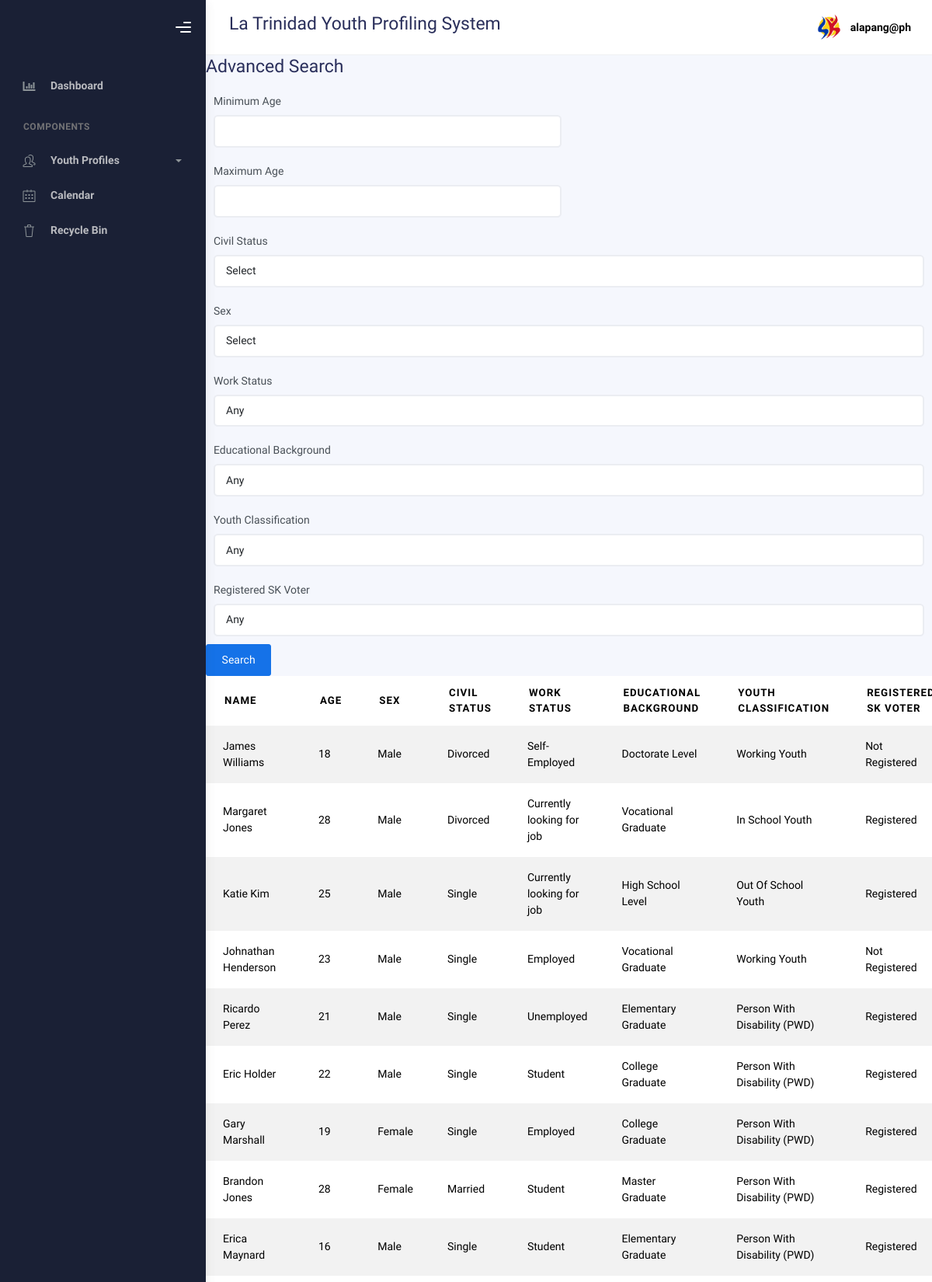
The page /user/advance_search.php (signed in, upper part) on the database its author committed.
### tables this page shows
CREATE TABLE `profiles` (
  `id` int(11) NOT NULL,
  `lname` varchar(100) DEFAULT NULL,
  `fname` varchar(100) DEFAULT NULL,
  `mname` varchar(100) DEFAULT NULL,
  `suffix` varchar(20) DEFAULT NULL,
  `region` varchar(100) DEFAULT NULL,
  `province` varchar(100) DEFAULT NULL,
  `municipality` varchar(100) DEFAULT NULL,
  `barangay` varchar(100) DEFAULT NULL,
  `sitio` varchar(50) DEFAULT NULL,
  `purok` varchar(100) DEFAULT NULL,
  `house_number` varchar(3) DEFAULT NULL,
  `sex` varchar(10) DEFAULT NULL,
  `age` int(11) DEFAULT NULL,
  `youth_with_needs` text DEFAULT NULL,
  `email` varchar(100) DEFAULT NULL,
  `birth_month` varchar(20) DEFAULT NULL,
  `birth_day` varchar(20) DEFAULT NULL,
  `birth_year` varchar(20) DEFAULT NULL,
  `contactnumber` varchar(20) DEFAULT NULL,
  `civil_status` varchar(20) DEFAULT NULL,
  `youth_classification` varchar(100) DEFAULT NULL,
  `age_group` varchar(50) DEFAULT NULL,
  `work_status` varchar(50) DEFAULT NULL,
  `educational_background` varchar(50) DEFAULT NULL,
  `register_sk_voter` varchar(50) DEFAULT NULL,
  `voted_last_election` varchar(3) DEFAULT NULL,
  `national_voter` varchar(50) DEFAULT NULL,
  `attended_kk` varchar(3) DEFAULT NULL,
  `times_attended_kk` int(11) DEFAULT NULL,
  `no_why` varchar(100) DEFAULT NULL,
  `date_created` varchar(50) DEFAULT NULL,
  `barangay_code` varchar(50) DEFAULT NULL
);

### user/advance_search.php (the view, shortened to what this page needs)
<?php
try {
    $pdo = new PDO("mysql:host=localhost;dbname=wis", "root", "");
    $pdo->setAttribute(PDO::ATTR_ERRMODE, PDO::ERRMODE_EXCEPTION);
} catch (PDOException $e) {
    die("Could not connect to the database: " . $e->getMessage());
}
$barangay_code = "";
$searchParams = [
    'age_min' => isset($_POST['age_min']) ? $_POST['age_min'] : (isset($_GET['age_min']) ? $_GET['age_min'] : ''),
    'age_max' => isset($_POST['age_max']) ? $_POST['age_max'] : (isset($_GET['age_max']) ? $_GET['age_max'] : ''),
    'civil_status' => isset($_POST['civil_status']) ? $_POST['civil_status'] : (isset($_GET['civil_status']) ? $_GET['civil_status'] : ''),
    'sex' => isset($_POST['sex']) ? $_POST['sex'] : (isset($_GET['sex']) ? $_GET['sex'] : ''),
    'work_status' => isset($_POST['work_status']) ? $_POST['work_status'] : (isset($_GET['work_status']) ? $_GET['work_status'] : ''),
    'educational_background' => isset($_POST['educational_background']) ? $_POST['educational_background'] : (isset($_GET['educational_background']) ? $_GET['educational_background'] : ''),
    'youth_classification' => isset($_POST['youth_classification']) ? $_POST['youth_classification'] : (isset($_GET['youth_classification']) ? $_GET['youth_classification'] : ''),
    'register_sk_voter' => isset($_POST['register_sk_voter']) ? $_POST['register_sk_voter'] : (isset($_GET['register_sk_voter']) ? $_GET['register_sk_voter'] : '')
];
?>
<!DOCTYPE html>
<html lang="en">
<head>
    <link rel="stylesheet" href="../bootstrap/assets/css/bootstrap.min.css" />
    <link rel="stylesheet" href="../bootstrap/assets/css/plugins.min.css" />
    <link rel="stylesheet" href="../bootstrap/assets/css/kaiadmin.min.css" />
  </head>
  <body>
  <div class="wrapper">
      <div class="sidebar" data-background-color="dark">
        <div class="sidebar-logo">
          <div class="logo-header" data-background-color="dark">
            <div class="nav-toggle">
              <button class="btn btn-toggle toggle-sidebar">
                <i class="gg-menu-right"></i>
              </button>
            </div>
          </div>
        </div>
        <div class="sidebar-wrapper scrollbar scrollbar-inner">
          <div class="sidebar-content">
            <ul class="nav nav-secondary">
            <li class="nav-item">
                <a
                  href="homepage.php"
                  aria-expanded="false"
                >
                  <i class="fas fa-chart-bar"></i>
                  <p>Dashboard</p>
                </a>
              </li>
              <li class="nav-section">
                <h4 class="text-section">Components</h4>
              </li>
              <li class="nav-item">
               <a data-bs-toggle="collapse" href="#tables">
                <i class="fas icon-people"></i>
                <p>Youth Profiles</p>
                <span class="caret"></span>
              </a>
            </li>
              <li class="nav-item">
              <li class="nav-item">
                <a href="calendar.php">
                  <i class="fas icon-calendar"></i>
                  <p>Calendar</p>
                </a>
              </li>
              <li class="nav-item">
                <a href="recycle.php">
                  <i class="fas icon-trash"></i>
                  <p>Recycle Bin</p>
                </a>
              </li>
            </ul>
          </div>
        </div>
      </div>
      <div class="main-panel">
        <div class="main-header">
          <nav
            class="navbar navbar-header navbar-header-transparent navbar-expand-lg border-bottom"
          >
            <div class="container-fluid">
              <h3><?php echo $barangay_code; ?> La Trinidad Youth Profiling System</h3>
              <ul class="navbar-nav topbar-nav ms-md-auto align-items-center">
                <li class="nav-item topbar-user dropdown hidden-caret">
                  <a
                    class="dropdown-toggle profile-pic"
                    data-bs-toggle="dropdown"
                    aria-expanded="false">
                    <div class="avatar-sm">
                  <img src="../bootstrap/assets/img/profile.jpg" alt="..." class="avatar-img rounded-circle" />
                </div>
                <span class="profile-username">
                  <span class="fw-bold"><?php echo $_SESSION['email']; ?></span>
                </span>
              </a>
                </li>
              </ul>
            </div>
          </nav>
        </div>
        <div class="container">
          <div class="content">
                <h3>Advanced Search</h3>
                <form method="POST" action="advance_search.php">
                    <div class="form-row">
                        <div class="form-group col-md-6">
                            <label for="age_min">Minimum Age</label>
                            <input type="number" class="form-control" id="age_min" name="age_min" value="<?php echo htmlspecialchars($searchParams['age_min']); ?>" min="15" max="30">
                        </div>
                        <div class="form-group col-md-6">
                            <label for="age_max">Maximum Age</label>
                            <input type="number" class="form-control" id="age_max" name="age_max" value="<?php echo htmlspecialchars($searchParams['age_max']); ?>" min="15" max="30">
                        </div>
                    </div>
                    <div class="form-group">
                        <label for="civil_status">Civil Status</label>
                        <select class="form-control" id="civil_status" name="civil_status">
                            <option value="">Select</option>
                        </select>
                    </div>
                    <div class="form-group">
                        <label for="sex">Sex</label>
                        <select class="form-control" id="sex" name="sex">
                            <option value="">Select</option>
                        </select>
                    </div>
                    <div class="form-group">
                        <label for="work_status">Work Status</label>
                        <select class="form-control" id="work_status" name="work_status">
                            <option value="">Any</option>
                        </select>
                    </div>
                    <div class="form-group">
                        <label for="educational_background">Educational Background</label>
                        <select class="form-control" id="educational_background" name="educational_background">
                            <option value="">Any</option>
                        </select>
                    </div>
                    <div class="form-group">
                        <label for="youth_classification">Youth Classification</label>
                        <select class="form-control" id="youth_classification" name="youth_classification">
                            <option value="">Any</option>
                        </select>
                    </div>
                    <div class="form-group">
                        <label for="register_sk_voter">Registered SK Voter</label>
                        <select class="form-control" id="register_sk_voter" name="register_sk_voter">
                            <option value="">Any</option>
                        </select>
                    </div>
                    <button type="submit" class="btn btn-primary">Search</button>
                </form>
                <?php
                $query = "SELECT * FROM profiles WHERE 1=1";
                $params = [];
                $stmt = $pdo->prepare($query);
                $stmt->execute($params);
                $results = $stmt->fetchAll(PDO::FETCH_ASSOC);
                ?>
                <div class="table-responsive">
                    <table class="table table-striped">
                        <thead>
                            <tr>
                                <th>Name</th>
                                <th>Age</th>
                                <th>Sex</th>
                                <th>Civil Status</th>
                                <th>Work Status</th>
                                <th>Educational Background</th>
                                <th>Youth Classification</th>
                                <th>Registered SK Voter</th>
                            </tr>
                        </thead>
                        <tbody>
                            <?php foreach ($results as $row) { ?>
                                <tr>
                                    <td><?php echo htmlspecialchars($row['fname'] . " " . $row['lname']); ?></td>
                                    <td><?php echo htmlspecialchars($row['age']); ?></td>
                                    <td><?php echo htmlspecialchars($row['sex']); ?></td>
                                    <td><?php echo htmlspecialchars($row['civil_status']); ?></td>
                                    <td><?php echo htmlspecialchars($row['work_status']); ?></td>
                                    <td><?php echo htmlspecialchars($row['educational_background']); ?></td>
                                    <td><?php echo htmlspecialchars($row['youth_classification']); ?></td>
                                    <td><?php echo htmlspecialchars($row['register_sk_voter']); ?></td>
                                </tr>
                            <?php } ?>
                        </tbody>
                    </table>
                </div>
            </div>
        </div>
    </div>
                    </div>
    </body>
</html>

### rows shown on the page
profiles: fname+lname "James Williams", age "18", sex "Male", civil_status "Divorced", work_status "Self-Employed", educational_background "Doctorate Level", youth_classification "Working Youth", register_sk_voter "Not Registered"
profiles: fname+lname "Margaret Jones", age "28", sex "Male", civil_status "Divorced", work_status "Currently looking for job", educational_background "Vocational Graduate", youth_classification "In School Youth", register_sk_voter "Registered"
profiles: fname+lname "Katie Kim", age "25", sex "Male", civil_status "Single", work_status "Currently looking for job", educational_background "High School Level", youth_classification "Out Of School Youth", register_sk_voter "Registered"
profiles: fname+lname "Johnathan Henderson", age "23", sex "Male", civil_status "Single", work_status "Employed", educational_background "Vocational Graduate", youth_classification "Working Youth", register_sk_voter "Not Registered"
profiles: fname+lname "Ricardo Perez", age "21", sex "Male", civil_status "Single", work_status "Unemployed", educational_background "Elementary Graduate", youth_classification "Person With Disability (PWD)", register_sk_voter "Registered"
profiles: fname+lname "Eric Holder", age "22", sex "Male", civil_status "Single", work_status "Student", educational_background "College Graduate", youth_classification "Person With Disability (PWD)", register_sk_voter "Registered"
profiles: fname+lname "Gary Marshall", age "19", sex "Female", civil_status "Single", work_status "Employed", educational_background "College Graduate", youth_classification "Person With Disability (PWD)", register_sk_voter "Registered"
profiles: fname+lname "Brandon Jones", age "28", sex "Female", civil_status "Married", work_status "Student", educational_background "Master Graduate", youth_classification "Person With Disability (PWD)", register_sk_voter "Registered"
profiles: fname+lname "Erica Maynard", age "16", sex "Male", civil_status "Single", work_status "Student", educational_background "Elementary Graduate", youth_classification "Person With Disability (PWD)", register_sk_voter "Registered"

### other values the page prints
$_SESSION['email'] "alapang@ph"
